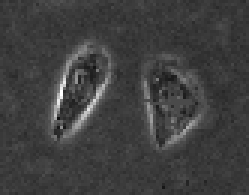
%> input picture libs/DRLSE_v0/twocells.bmp, 83 x 65 px (shown 3 times larger)
$ octave demo_2.m   (GNU Octave 9; MATLAB toolbox functions it lacks are replaced by stand-ins)
%> lines starting %> are read from the running program, lines starting %| are printed output that depends on the picture; in (x1, y1, x2, y2) boxes, pixels count from 0 and x2, y2 are one past the last pixel; in counts of white or black regions, pixels touching at a corner belong together; the program's own positions count from 1
### libs/DRLSE_v0/drlse_edge.m
function phi = drlse_edge(phi_0, g, lambda,mu, alfa, epsilon, timestep, iter, potentialFunction)
%  This Matlab code implements an edge-based active contour model as an
%  application of the Distance Regularized Level Set Evolution (DRLSE) formulation in Li et al's paper:
%
%      C. Li, C. Xu, C. Gui, M. D. Fox, "Distance Regularized Level Set Evolution and Its Application to Image Segmentation",
%        IEEE Trans. Image Processing, vol. 19 (12), pp.3243-3254, 2010.
%
%  Input:
%      phi_0: level set function to be updated by level set evolution
%      g: edge indicator function
%      mu: weight of distance regularization term
%      timestep: time step
%      lambda: weight of the weighted length term
%      alfa:   weight of the weighted area term
%      epsilon: width of Dirac Delta function
%      iter: number of iterations
%      potentialFunction: choice of potential function in distance regularization term.
%              As mentioned in the above paper, two choices are provided: potentialFunction='single-well' or
%              potentialFunction='double-well', which correspond to the potential functions p1 (single-well)
%              and p2 (double-well), respectively.%
%  Output:
%      phi: updated level set function after level set evolution
%
% Author: Chunming Li, all rights reserved
% E-mail: lchunming@gmail.com
%         li_chunming@hotmail.com
% URL:  http://www.engr.uconn.edu/~cmli/

phi=phi_0;
[vx, vy]=gradient(g);
for k=1:iter
    phi=NeumannBoundCond(phi);
    [phi_x,phi_y]=gradient(phi);
    s=sqrt(phi_x.^2 + phi_y.^2);
    smallNumber=1e-10;
    Nx=phi_x./(s+smallNumber); % add a small positive number to avoid division by zero
    Ny=phi_y./(s+smallNumber);
    curvature=div(Nx,Ny);
    if strcmp(potentialFunction,'single-well')
        distRegTerm = 4*del2(phi)-curvature;  % compute distance regularization term in equation (13) with the single-well potential p1.
    elseif strcmp(potentialFunction,'double-well');
        distRegTerm=distReg_p2(phi);  % compute the distance regularization term in eqaution (13) with the double-well potential p2.
    else
        disp('Error: Wrong choice of potential function. Please input the string "single-well" or "double-well" in the drlse_edge function.');
    end
    diracPhi=Dirac(phi,epsilon);
    areaTerm=diracPhi.*g; % balloon/pressure force
    edgeTerm=diracPhi.*(vx.*Nx+vy.*Ny) + diracPhi.*g.*curvature;
    phi=phi + timestep*(mu*distRegTerm + lambda*edgeTerm + alfa*areaTerm);
end


% [27 lines left out: functions distReg_p2, div, Dirac, NeumannBoundCond, not called in this run]

### libs/DRLSE_v0/demo_2.m
%  This Matlab code demonstrates an edge-based active contour model as an application of
%  the Distance Regularized Level Set Evolution (DRLSE) formulation in the following paper:
%
%  C. Li, C. Xu, C. Gui, M. D. Fox, "Distance Regularized Level Set Evolution and Its Application to Image Segmentation",
%     IEEE Trans. Image Processing, vol. 19 (12), pp. 3243-3254, 2010.
%
% Author: Chunming Li, all rights reserved
% E-mail: lchunming@gmail.com
%         li_chunming@hotmail.com
% URL:  http://www.engr.uconn.edu/~cmli/

clear all;
close all;

Img = imread('twocells.bmp'); % real miscroscope image of cells
%> Img is the input picture: size 65x83x3 uint8; min 15, max 255, mean 63.2
Img=double(Img(:,:,1));
%> Img: size 65x83 double
%% parameter setting
timestep=5;  % time step
mu=0.2/timestep;  % coefficient of the distance regularization term R(phi)
iter_inner=5;
iter_outer=40;
lambda=5; % coefficient of the weighted length term L(phi)
alfa=1.5;  % coefficient of the weighted area term A(phi)
epsilon=1.5; % papramater that specifies the width of the DiracDelta function

sigma=1.5;     % scale parameter in Gaussian kernel
G=fspecial('gaussian',15,sigma);
Img_smooth=conv2(Img,G,'same');  % smooth image by Gaussiin convolution
[Ix,Iy]=gradient(Img_smooth);
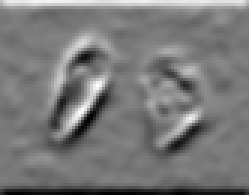
%> Iy: size 65x83 double (shown 3 times larger); min -13.51, max 14.89, mean -0.0179; drawn with min black and max white
f=Ix.^2+Iy.^2;
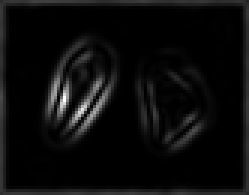
%> f: size 65x83 double (shown 3 times larger); min 0.000162, max 747.3, mean 36.6; drawn with min black and max white
g=1./(1+f);  % edge indicator function.
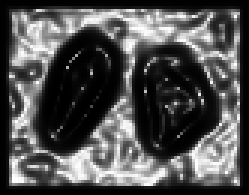
%> g: size 65x83 double (shown 3 times larger); min 0.00134, max 1, mean 0.316

% initialize LSF as binary step function
c0=2;
initialLSF=c0*ones(size(Img));
% generate the initial region R0 as a rectangle
initialLSF(10:55, 10:75)=-c0;
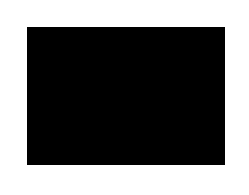
%> initialLSF: size 65x83 double (shown 3 times larger); values -2 (black) and 2 (white), 43.7% white; 1 white region, box (x1, y1, x2, y2) and area: (0, 0, 83, 65) 2359
phi=initialLSF;

figure(1);
mesh(-phi);   % for a better view, the LSF is displayed upside down
hold on;  contour(phi, [0,0], 'r','LineWidth',2);
title('Initial level set function');
VIEW([-80 35]);
%> (this line was passed over: VIEW is not available in this run)

figure(2);
imagesc(Img,[0, 255]); axis off; axis equal; colormap(gray); hold on;  contour(phi, [0,0], 'r');
title('Initial zero level contour');
pause(0.5);

potential=2;
if potential ==1
    potentialFunction = 'single-well';  % use single well potential p1(s)=0.5*(s-1)^2, which is good for region-based model
elseif potential == 2
    potentialFunction = 'double-well';  % use double-well potential in Eq. (16), which is good for both edge and region based models
else
    potentialFunction = 'double-well';  % default choice of potential function
end


% start level set evolution
for n=1:iter_outer
    phi = drlse_edge(phi, g, lambda, mu, alfa, epsilon, timestep, iter_inner, potentialFunction);
    if mod(n,2)==0
        figure(2);
        imagesc(Img,[0, 255]); axis off; axis equal; colormap(gray); hold on;  contour(phi, [0,0], 'r');
    end
end
%> this loop made 40 passes
%> pass 1, in drlse_edge, `[vx, vy]=gradient(g);`:
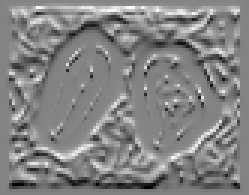
%> vy: size 65x83 double (shown 3 times larger); min -0.487, max 0.458, mean 4.44e-06; drawn with min black and max white
%> after the loop:
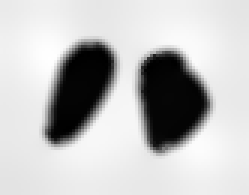
%> phi: size 65x83 double (shown 3 times larger); min -2.19, max 2.56, mean 1.39; drawn with min black and max white
%> after the loop:
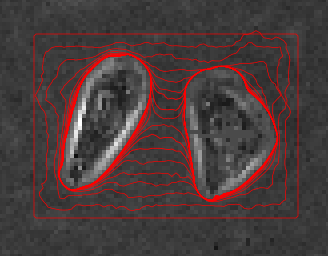
%> figure redrawn from the program's plot data; shown 4 times larger; its title reads 'Initial zero level contour'

% refine the zero level contour by further level set evolution with alfa=0
alfa=0;
iter_refine = 10;
phi = drlse_edge(phi, g, lambda, mu, alfa, epsilon, timestep, iter_inner, potentialFunction);

finalLSF=phi;
% [13 lines of commented-out code are left out]
